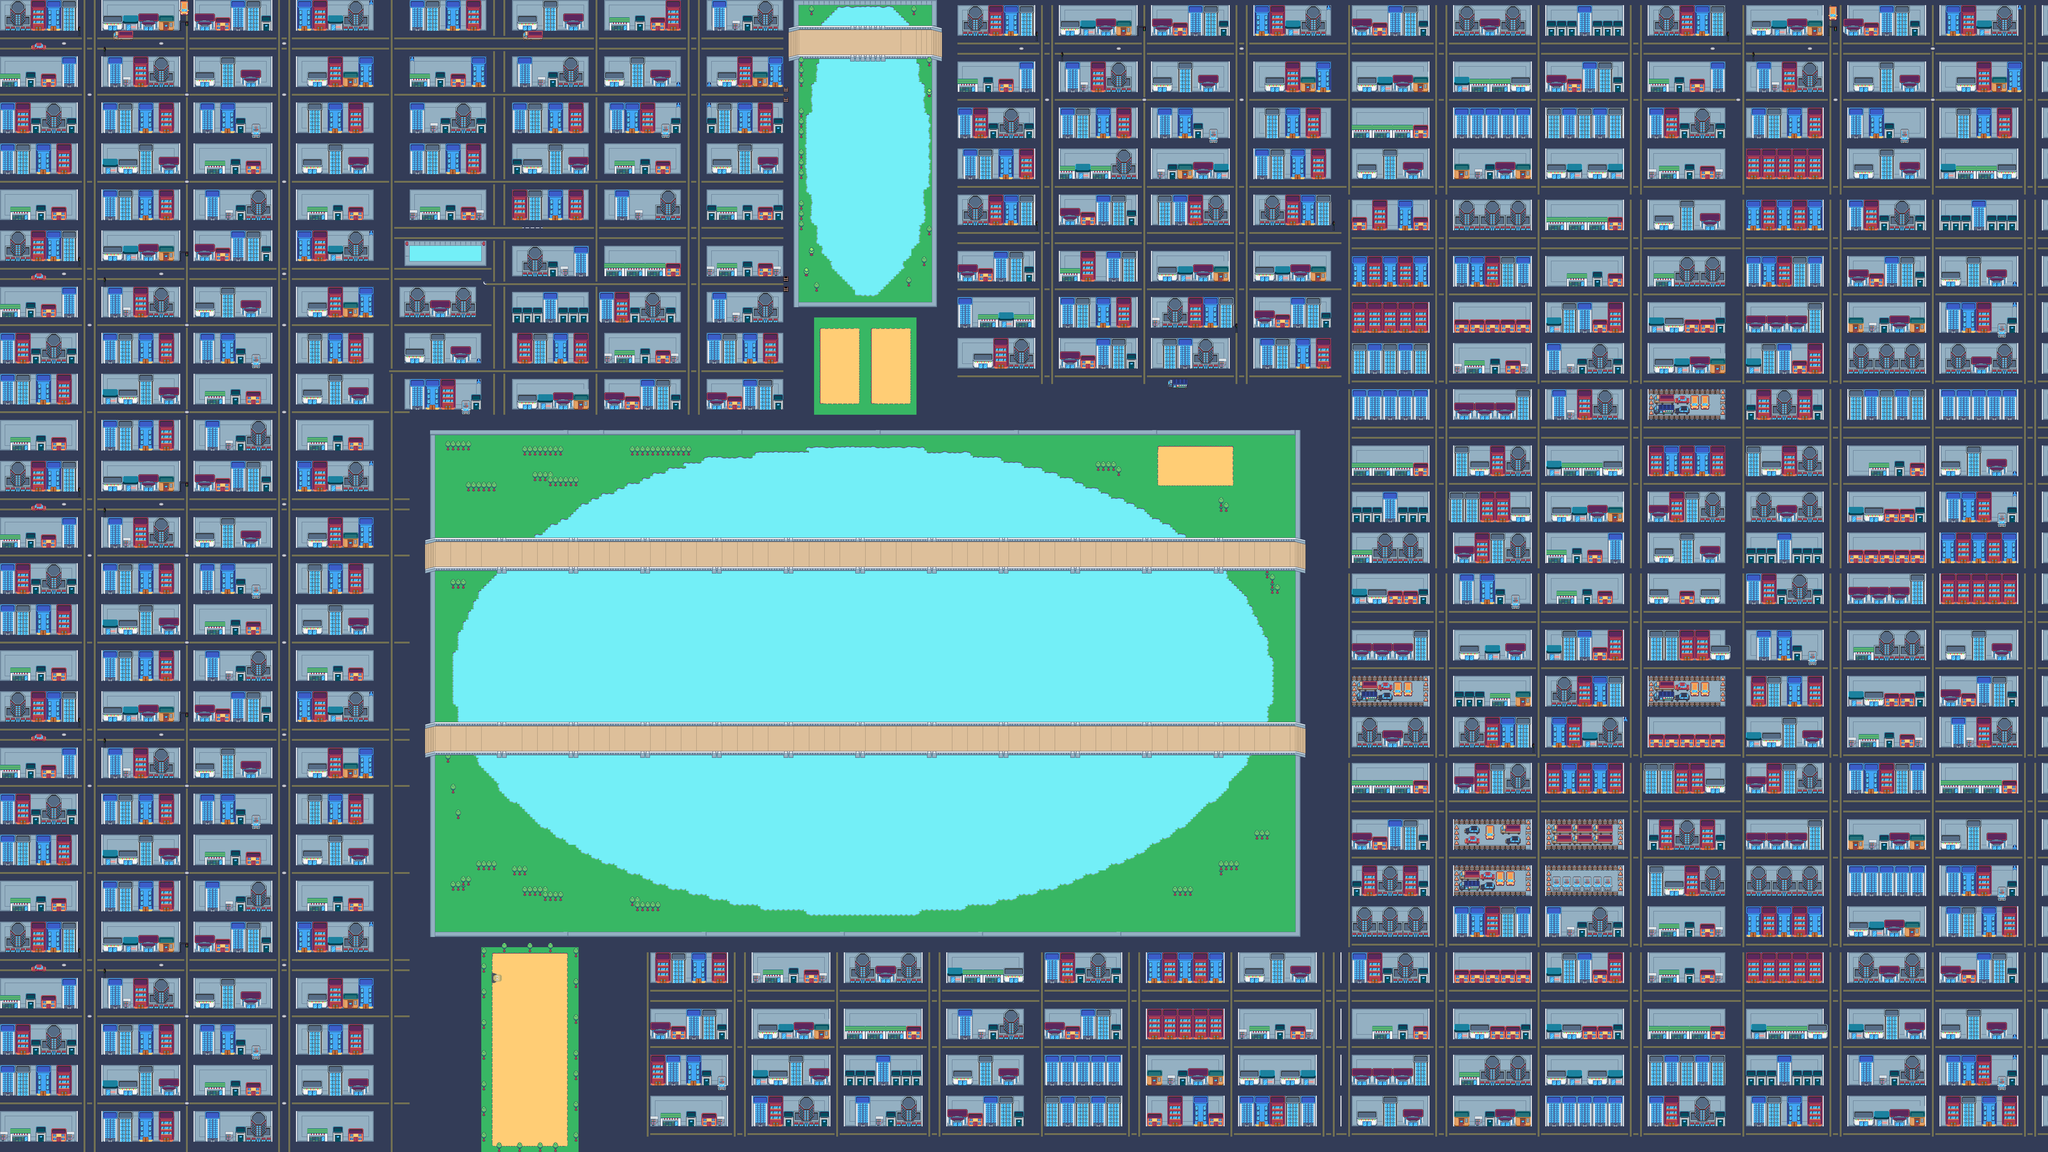

The image is a tile-based game level rendered from a .tmx file. Its description and source (layers, tilesets, objects; grid data summarised) follow:
An orthogonal 400x225 tile map with 16x16 px tiles, 5 tile layers (Suelo, calle, colisiones, Edificios y autos, ...), 2 tilesets and 544 objects.

<map version="1.10" tiledversion="1.11.2" orientation="orthogonal" renderorder="right-down" width="400" height="225" tilewidth="16" tileheight="16" infinite="0" nextlayerid="26" nextobjectid="701">
 <tileset firstgid="1" name="tiles" tilewidth="16" tileheight="16" tilecount="4096" columns="64">
  <image source="CP_V1.1.0_nyknck/CP_V1.0.4_nyknck/CP_V1.0.4_nyknck/CP_V1.0.4.png" width="1024" height="1024" />
  <tile id="537">
   <objectgroup draworder="index" id="2">
    <object id="1" x="0" y="3" width="16" height="13" />
   </objectgroup>
  </tile>
 </tileset>
 <tileset firstgid="4097" name="Sprite - PabloJ" tilewidth="16" tileheight="16" tilecount="4" columns="2">
  <image source="Sprite - PabloJ.png" width="32" height="40" />
 </tileset>
 <layer id="16" name="Suelo" width="400" height="225">
  <data>[90000 cells, 18553 non-empty, 19 distinct tile ids]</data>
 </layer>
 <layer id="8" name="calle" width="400" height="225">
  <data>[90000 cells, 90000 non-empty, 130 distinct tile ids]</data>
 </layer>
 <objectgroup id="12" name="colisiones">
  <!-- 543 objects omitted --></objectgroup>
 <objectgroup id="13" name="Gasolina">
  <!-- 88 objects omitted --></objectgroup>
 <layer id="9" name="colisiones" width="400" height="225">
  <data>[90000 cells, 32814 non-empty, 9 distinct tile ids]</data>
 </layer>
 <layer id="10" name="Edificios y autos" width="400" height="225">
  <data>[90000 cells, 25059 non-empty, 332 distinct tile ids]</data>
 </layer>
 <layer id="18" name="pabloj" width="400" height="225">
  <data>[90000 cells, 4 non-empty, 4 distinct tile ids]</data>
 </layer>
 <objectgroup id="19" name="dealer">
  <!-- 26 objects omitted --></objectgroup>
 <objectgroup id="20" name="entregas">
  <!-- 25 objects omitted --></objectgroup>
</map>
<!-- 543 of 544 objects omitted -->
